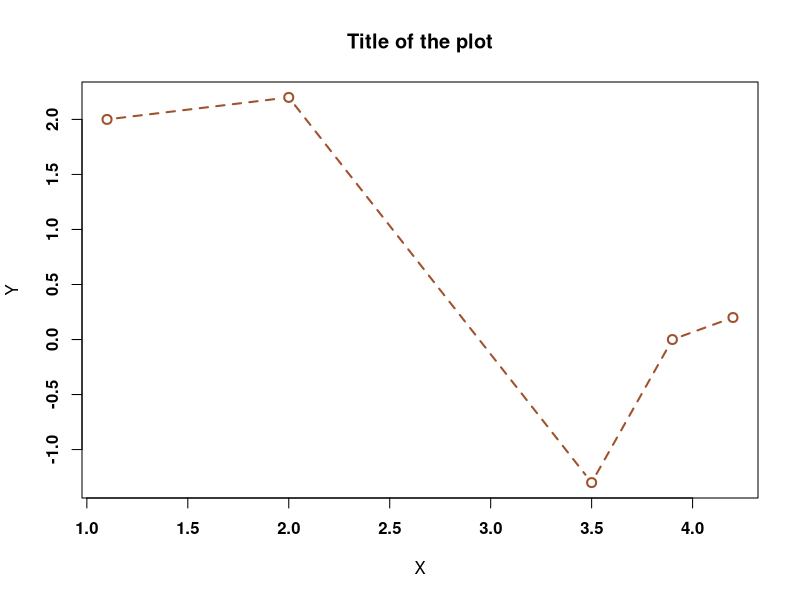
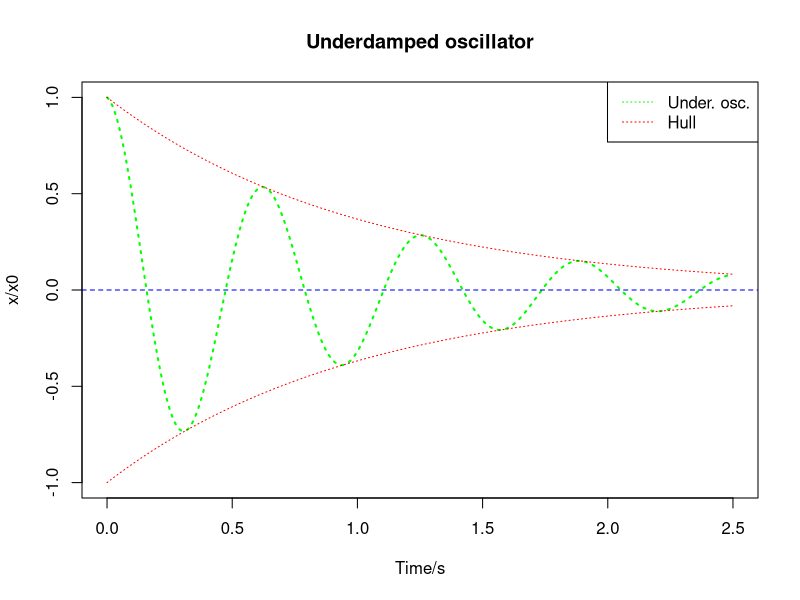

These figures' R source, in order:
# Clean up variables from the env.
rm(list=ls())

# Simple plots:
# ------------
# EXAMPLE 1:
# ---------
x <- c(1.1,2,3.5,3.9,4.2)
y <- c(2,2.2,-1.3,0.,0.2)
# type: p: points(defaults)
#       l: lines(only)
#       b: both points & line
#       o: overplot with lines
# title & axis label:
#       main: Title of the plot
#       xlab: X-label
#       ylab: Y-label
# colors: colors() 585:sienna

# Further Graphical Parameters
# ----------------------------
# http://www.statmethods.net/advgraphs/parameters.html
# A.Plotting points (pch: character for each point)
#   
#   pch=0,1,2,3,4,..,25 (1:default)
# B.Lines:
#   lty: Type of the line  1,2,3,4,5,6
#   lwd: Line width (relative to defalt =1)    
# C.Text & Symbol Size
#   cex: control text size in graphs
#   cex: 1 (default) 1.5:1.5 times larger 
# D.Fonts:
#   font: 1(plain),2(bold),3(italic) ,
#         4(bold italic), 5(symbol)
colors()
plot(x,y,type="b",main="Title of the plot",
         xlab="X",ylab="Y",col="sienna",pch=1,
         lty=2,lwd=2,cex=1.2,font=2)
help(par)

# PLOT 2: Underdamped oscillator
# ------
a <- 1.
gamma  <- 1. 
omega0 <- 10
omega1 <- sqrt(omega0^2 - gamma^2)
t  <-  seq(from=0,to=2.5,by=0.005)
f1 <-  exp(-gamma*t)
f2 <- -exp(-gamma*t)
f3 <-  exp(-gamma*t) *a*cos(omega1*t)
# First plot
plot(t,f3,type="l",col="green",lty=3,lwd=2,
     main="Underdamped oscillator",
     xlab="Time/s",ylab="x/x0",ylim=c(-1.,1.0),xlim=c(0.,2.5))
# Second plot -> use lines
lines(t,f1,col="red",type="l",lty=3,lwd=1)
lines(t,f2,col="red",type="l",lty=3,lwd=1)
abline(h=c(0.0),col="blue",lty=2,lwd=1)
legend("topright",legend=c("Under. osc.","Hull"),
                  col=c("green","red"),lty=c(3,3),
                  pt.cex=c(1.5,1.5))

# There are other simple plots available in the Core R
# density plots
# dot plots
# bar plots
# line chart
# pie chart
# box plot
#scatter plot

# Specialized plotting  package:
# http://ggplot2.org/
library(ggplot2)
